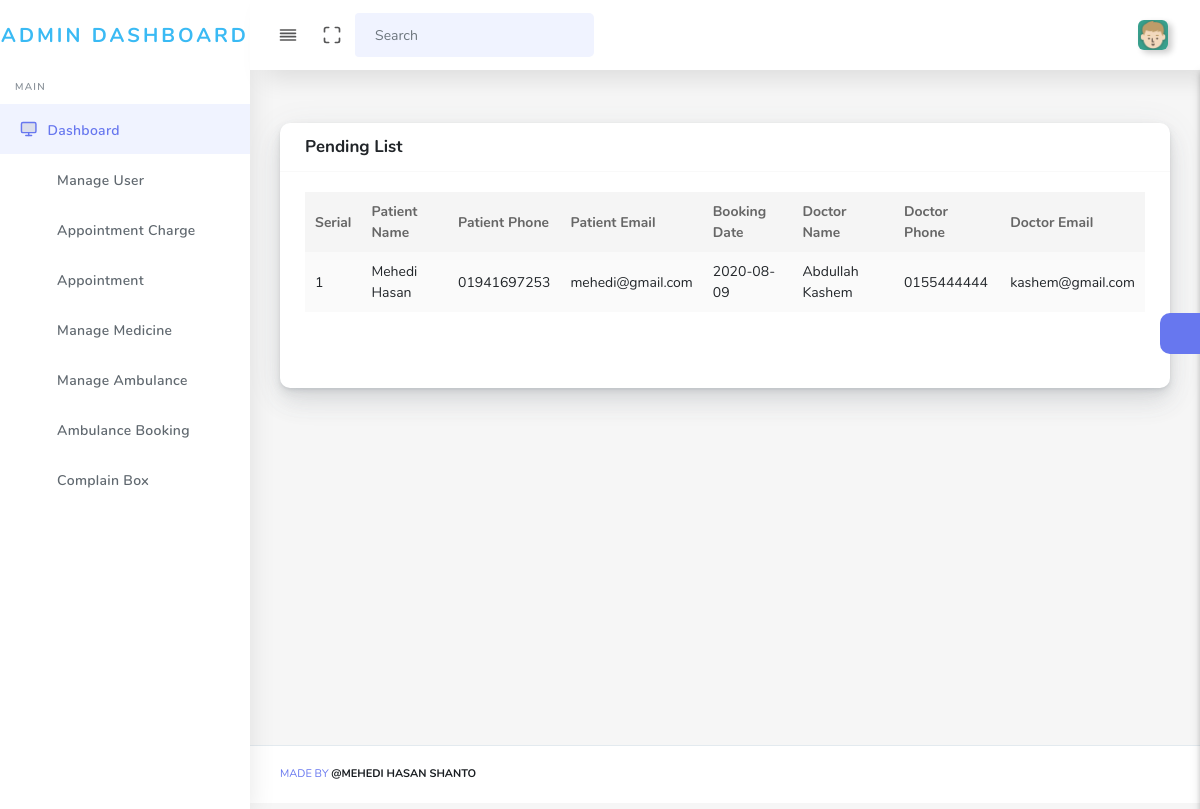
The app's page /admin/appointment.php (signed in) with its own data.
### tables this page shows
CREATE TABLE `appointment` (
  `appoinment_id` int(11) NOT NULL,
  `patient_id` int(11) NOT NULL,
  `doctor_id` int(11) NOT NULL,
  `date` date NOT NULL,
  `charge` float NOT NULL,
  `status` int(11) NOT NULL,
  `notify` int(11) NOT NULL
);

CREATE TABLE `patient` (
  `patient_id` int(11) NOT NULL,
  `first_name` varchar(255) NOT NULL,
  `last_name` varchar(255) NOT NULL,
  `email` varchar(255) NOT NULL,
  `phone` varchar(255) NOT NULL,
  `address` varchar(255) NOT NULL,
  `city` varchar(255) NOT NULL,
  `ps` varchar(255) NOT NULL,
  `postal` varchar(255) NOT NULL,
  `date_of_birth` date NOT NULL,
  `gender` varchar(255) NOT NULL,
  `image` varchar(255) NOT NULL,
  `password` varchar(255) NOT NULL,
  `status` int(11) NOT NULL,
  `join_date` date NOT NULL
);

CREATE TABLE `doctors` (
  `doctor_id` int(11) NOT NULL,
  `first_name` varchar(255) NOT NULL,
  `last_name` varchar(255) NOT NULL,
  `email` varchar(255) NOT NULL,
  `phone` varchar(255) NOT NULL,
  `degree` varchar(255) NOT NULL,
  `gender` varchar(255) NOT NULL,
  `address` varchar(255) NOT NULL,
  `password` varchar(255) NOT NULL,
  `image` varchar(255) NOT NULL,
  `status` int(11) NOT NULL,
  `join_date` date NOT NULL,
  `charge` float NOT NULL,
  `schedule` varchar(255) NOT NULL,
  `category` varchar(100) NOT NULL
);

### admin/appointment.php (the view, shortened to what this page needs)
<?php include 'includes/header.php';?>
<body>
<div id="app">
    <div class="main-wrapper main-wrapper-1">
        <div class="navbar-bg"></div>
        <?php include 'includes/nav.php';?>
        <?php include 'includes/side.php';?>
        <div class="main-content">
            <section class="section">
                <div class="row">
                    <div class="col-md-12 col-sm-12 mb-5">
                        <div class="card">
                            <div class="card-header">
                                <h4>Pending List</h4>
                                <?php
                                    $sql = "SELECT patient.patient_id, doctors.doctor_id AS d_id, patient.first_name AS p_name,  patient.last_name AS p_lname, patient.email AS p_email,  patient.phone AS p_phone, doctors.first_name AS d_fname, doctors.last_name AS d_lname, doctors.email AS d_email,  doctors.phone AS d_phone, appointment.date AS booking_date FROM patient, doctors, appointment WHERE
                                           appointment.patient_id = patient.patient_id AND
                                           appointment.doctor_id = doctors.doctor_id AND
                                            appointment.status = '0'";
                                    $res = mysqli_query($connect, $sql);
                                ?>
                            </div>
                            <div class="card-body">
                                <div class="table-responsive">
                                    <table class="table table-striped table-hover" id="tableExport" style="width:100%;">
                                        <thead>
                                            <tr>
                                                <th>Serial</th>
                                                <th>Patient Name</th>
                                                <th>Patient Phone</th>
                                                <th>Patient Email</th>
                                                <th>Booking Date</th>
                                                <th>Doctor Name</th>
                                                <th>Doctor Phone</th>
                                                <th>Doctor Email</th>
                                            </tr>
                                        </thead>
                                        <tbody>
                                        <?php
                                            $i = 1;
                                            while ($row = mysqli_fetch_assoc($res)){?>
                                            <tr>
                                                <td><?php echo $i++;?></td>
                                                <td class="text-capitalize"><?php echo $row['p_name']. ' '.$row['p_lname'];?></td>
                                                <td><?php echo $row['p_phone'];?></td>
                                                <td><?php echo $row['p_email'];?></td>
                                                <td><?php echo $row['booking_date'];?></td>
                                                <td class="text-capitalize"><?php echo $row['d_fname']. ' '.$row['d_lname'];?></td>
                                                <td><?php echo $row['d_phone'];?></td>
                                                <td><?php echo $row['d_email'];?></td>
                                            </tr>
                                        <?php }?>
                                        </tbody>
                                    </table>
                                </div>
                            </div>
                            <div class="card-footer">
                            </div>
                        </div>
                    </div>
                </div>
            </section>
            <?php include 'includes/setting.php';?>
        </div>
        <?php include "includes/footer.php";?>
    </div>
</div>
<?php include "includes/script.php";?>

### admin/includes/nav.php (shortened to what this page needs)
<nav class="navbar navbar-expand-lg main-navbar sticky">
    <div class="form-inline mr-auto">
        <ul class="navbar-nav mr-3">
            <li><a href="#" data-toggle="sidebar" class="nav-link nav-link-lg
									collapse-btn"> <i data-feather="align-justify"></i></a></li>
            <li><a href="#" class="nav-link nav-link-lg fullscreen-btn">
                    <i data-feather="maximize"></i>
                </a></li>
            <li>
                <form class="form-inline mr-auto">
                    <div class="search-element">
                        <input class="form-control" type="search" placeholder="Search" aria-label="Search" data-width="200">
                        <button class="btn" type="submit">
                            <i class="fas fa-search"></i>
                        </button>
                    </div>
                </form>
            </li>
        </ul>
    </div>
    <ul class="navbar-nav navbar-right">
        <li class="dropdown"><a href="#" data-toggle="dropdown"
                                class="nav-link dropdown-toggle nav-link-lg nav-link-user"> <img alt="image" src="../images/<?php echo $userdata['image'];?>" class="user-img-radious-style"> <span class="d-sm-none d-lg-inline-block"></span></a>
        </li>
    </ul>
</nav>

### records on screen
appointment: patient.first_name "Mehedi", patient.last_name "Hasan", patient.phone "01941697253", patient.email "mehedi@gmail.com", date "2020-08-09", doctor.first_name "Abdullah", doctor.last_name "Kashem", doctor.phone "0155444444", doctor.email "kashem@gmail.com"
